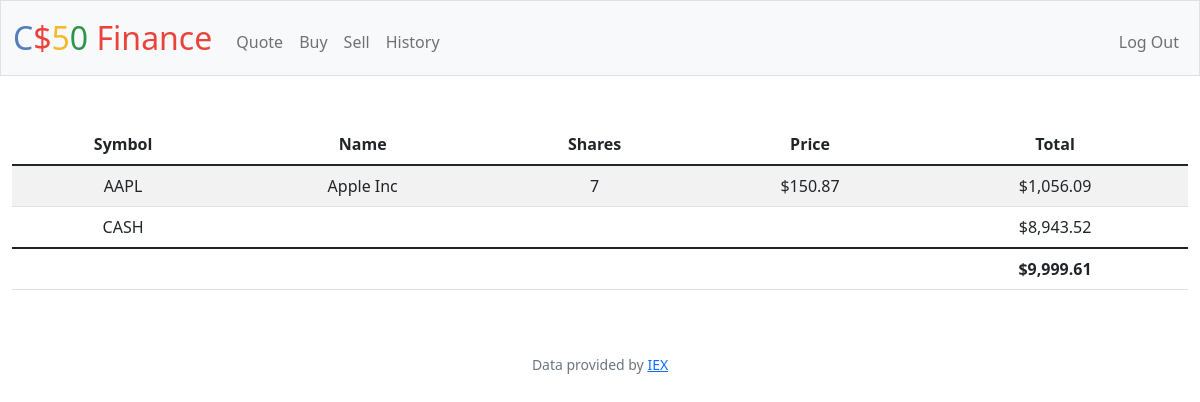
/ (signed in), run on the app's committed database.
### tables this page shows
CREATE TABLE transactions (
    id INTEGER PRIMARY KEY AUTOINCREMENT,
    user_id INTEGER NOT NULL,
    name TEXT NOT NULL,
    shares INTEGER NOT NULL,
    price NUMERIC NOT NULL,
    type TEXT NOT NULL,
    symbol TEXT NOT NULL,
    time TIMESTAMP DEFAULT CURRENT_TIMESTAMP,
    FOREIGN KEY(user_id) REFERENCES users(id)
);

CREATE TABLE users (id INTEGER PRIMARY KEY AUTOINCREMENT NOT NULL, username TEXT NOT NULL, hash TEXT NOT NULL, cash NUMERIC NOT NULL DEFAULT 10000.00);

### app.py (the view)
@app.route("/")
@login_required
def index():
    user_id = session["user_id"]
    stocks = db.execute(
        "SELECT symbol, name, price, SUM(shares) as totalShares FROM transactions WHERE user_id = ? GROUP BY symbol", user_id)
    cash = db.execute("SELECT cash FROM users WHERE id = ?", user_id)[0]["cash"]
    total = cash
    for stock in stocks:
        total += stock["price"] * stock["totalShares"]
    return render_template("index.html", stocks=stocks, cash=cash, usd=usd, total=total)

### app.py (called while the page is built)
@app.after_request
def after_request(response):
    response.headers["Cache-Control"] = "no-cache, no-store, must-revalidate"
    response.headers["Expires"] = 0
    response.headers["Pragma"] = "no-cache"
    return response

### helpers.py (called while the page is built)
def login_required(f):
    @wraps(f)
    def decorated_function(*args, **kwargs):
        if session.get("user_id") is None:
            return redirect("/login")
        return f(*args, **kwargs)
    return decorated_function

def usd(value):
    return f"${value:,.2f}"

### templates/index.html (shortened to what this page needs)
{% extends "layout.html" %}
{% block main %}
<table class="table table-striped">
    <thead>
        <tr>
            <th>Symbol</th>
            <th>Name</th>
            <th>Shares</th>
            <th>Price</th>
            <th>Total</th>
        </tr>
    </thead>
    <tbody>
        {% for stock in stocks %}
        <tr>
            <td> {{ stock["symbol"] }}</td>
            <td> {{ stock["name"] }}</td>
            <td> {{ stock["totalShares"] }}</td>
            <td> {{ usd(stock["price"]) }}</td>
            <td> {{ usd(stock["totalShares"] * stock["price"]) }}</td>
        </tr>
        {% endfor %}
        <tr>
            <td>CASH</td>
            <td colspan="3"></td>
            <td>{{ usd(cash) }}</td>
        </tr>
    </tbody>
    <tfoot>
        <td colspan="4"></td>
        <td><strong>{{ usd(total) }}</strong></td>
    </tfoot>
</table>
{% endblock %}

### data on the page
transactions: symbol "AAPL", name "Apple Inc", totalShares "7", price "$150.87", totalShares "$1,056.09"
users: cash "$8,943.52"

### other printed values
{{ usd(total) }} "$9,999.61"
